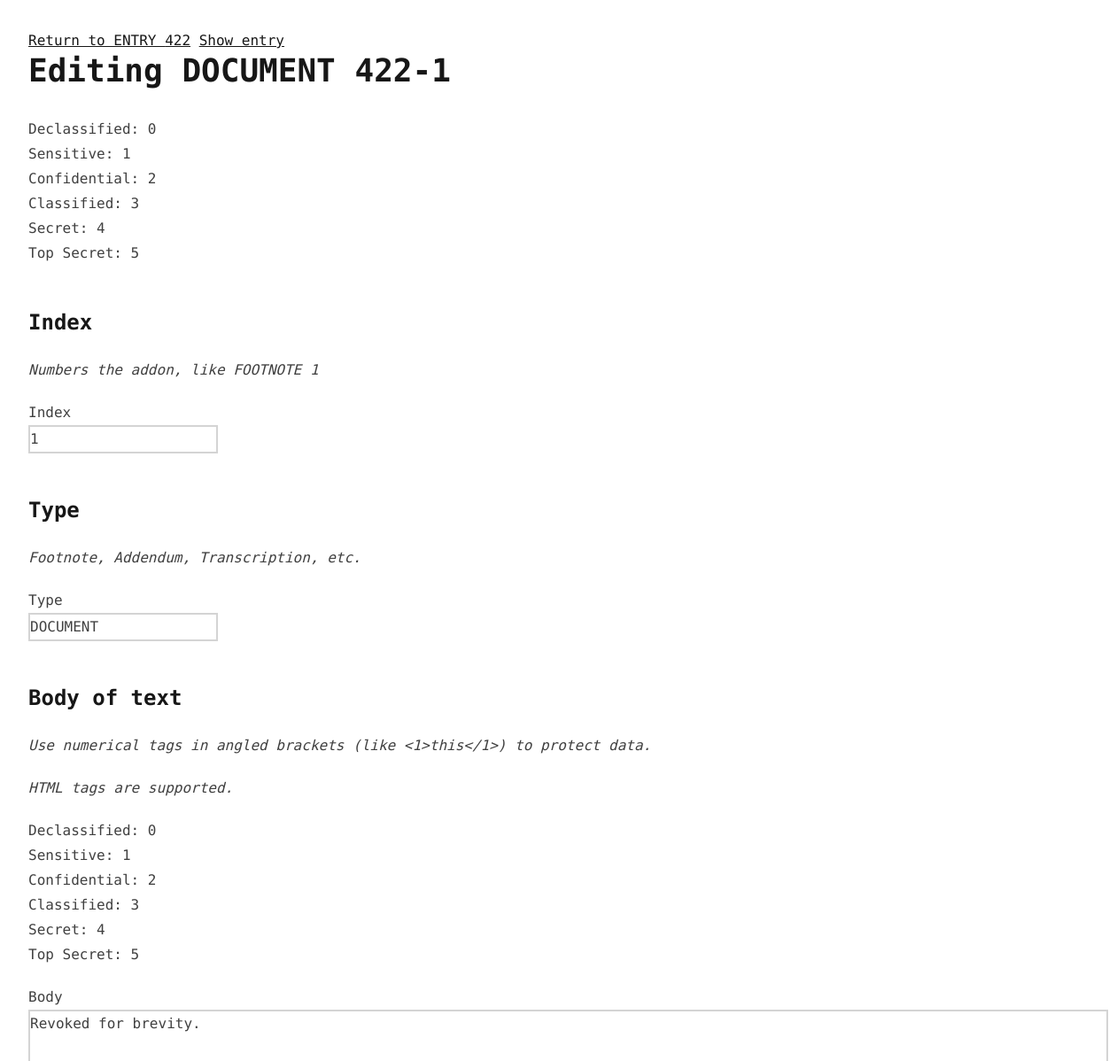
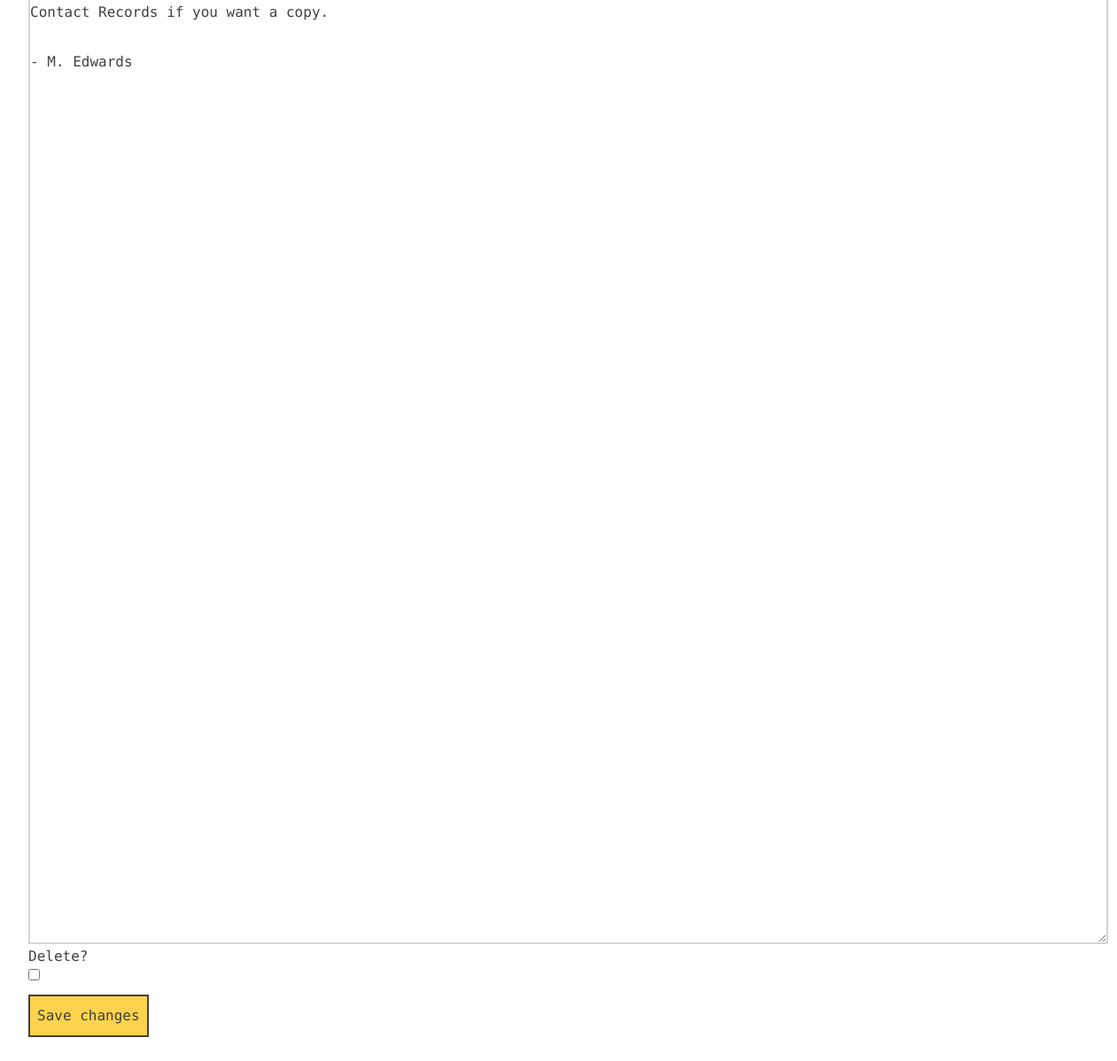
/dcii/422/1/1/edit (signed in), run on the app's committed database (2 pictures, top to bottom).
### app/models/dcii_entry.py (models this page shows, shortened)
class DCIIEntry(db.Model):
    id = db.Column('id', db.Integer, primary_key=True, autoincrement=True)
    subjects = db.relationship('DCIISubject', back_populates='entry', cascade='all, delete-orphan')

class DCIIAddon(db.Model):
    id = db.Column('id', db.Integer, primary_key=True, autoincrement=True)
    index = db.Column('index', db.Integer)
    addon_type = db.Column('adn_type', db.String)
    body = db.Column('body', db.Text)
    subject_id = db.Column(db.Integer, db.ForeignKey('dcii_subject.id'), nullable=False)
    subject = db.relationship('DCIISubject', back_populates='addons')

### app/routes/dcii.py (the view, shortened to what this page needs)
@app.route('/dcii/<int:entry_id>/<int:subject_id>/<int:addon_id>/edit', methods = ['GET','POST'])
@login_required
def edit_addon(entry_id, subject_id, addon_id):
    entry = DCIIEntry.query.get(entry_id)
    if entry:
        subject = next((s for s in entry.subjects if s.index == subject_id), None)
        if subject:
            addon = next((a for a in subject.addons if a.index == addon_id), None)
            if addon:
                return render_template('dcii/edit_addon.html', addon = addon)

### app/__init__.py (called while the page is built)
def create_app(config_class=Config):
    app = Flask(__name__)
    app.config.from_object(config_class)
    login_manager = LoginManager(app)
    login_manager.login_view = 'login'
    db.init_app(app)
    migrate.init_app(app, db)
    with app.app_context():
        from . import routes, models
        @login_manager.user_loader
        def load_user(user_id):
            return models.user.User.query.get(int(user_id))
        db.create_all()
        return app

### app/templates/dcii/edit_addon.html
{% extends 'base.html' %}
{% block content %}
    <a href="{{url_for('show_entry', entry_id = addon.subject.entry.id)}}">Return to ENTRY {{addon.subject.entry.id}}</a>
    <a href="{{url_for('show_entry', entry_id = addon.subject.entry.id)}}">Show entry</a>
    <h1>Editing {{addon.addon_type|upper}} {{addon.subject.entry.id}}-{{addon.index}}</h1>
    <p>Declassified: 0<br>Sensitive: 1<br>Confidential: 2<br>Classified: 3<br>Secret: 4<br>Top Secret: 5</p>
    <form action="{{url_for('edit_addon', entry_id = addon.subject.entry.id, subject_id = addon.subject.index, addon_id = addon.index)}}" method="POST">
        {% import 'components/forms.html' as forms %}
        <h2>Index</h2>
        <p class="italic">Numbers the addon, like FOOTNOTE 1</p>
        <label for="index">Index</label>
        <input type="number" name="index" value="{{addon.index}}">
        <h2>Type</h2>
        <p class="italic">Footnote, Addendum, Transcription, etc.</p>
        {{ forms.field('addon_type', 'Type', value = addon.addon_type) }}
        <h2>Body of text</h2>
        <p class="italic">Use numerical tags in angled brackets (like &lt;1&gt;this&lt;/1&gt;) to protect data.</p>
        <p class="italic">HTML tags are supported.</p>
        <p>Declassified: 0<br>Sensitive: 1<br>Confidential: 2<br>Classified: 3<br>Secret: 4<br>Top Secret: 5</p>
        {{ forms.textarea('body', 'Body', value = addon.body)}}
        {{ forms.field('delete', 'Delete?', type = 'checkbox', value = 'on')}}
        <button>Save changes</button>
    </form>
{% endblock %}

### app/templates/components/forms.html
{% macro field(name, label, type='text', value='') %}
    <label for="{{name}}">{{label}}</label>
    <input type="{{type}}" name="{{name}}" value="{{value}}">
{% endmacro %}
{% macro textarea(name, label, value='') %}
    <label for="{{name}}">{{label}}</label>
    <textarea name="{{name}}" cols="120" rows="40">{{value}}</textarea>
{% endmacro %}

### data on the page
DCIIEntry: subject.entry.id "422"
DCIIAddon: addon_type "DOCUMENT", index "1", body "Revoked for brevity. Contact Records if you want a copy. - M. Edwards"

### other printed values
{{ label }} "Type Delete?"
{{ label }} "Body"
